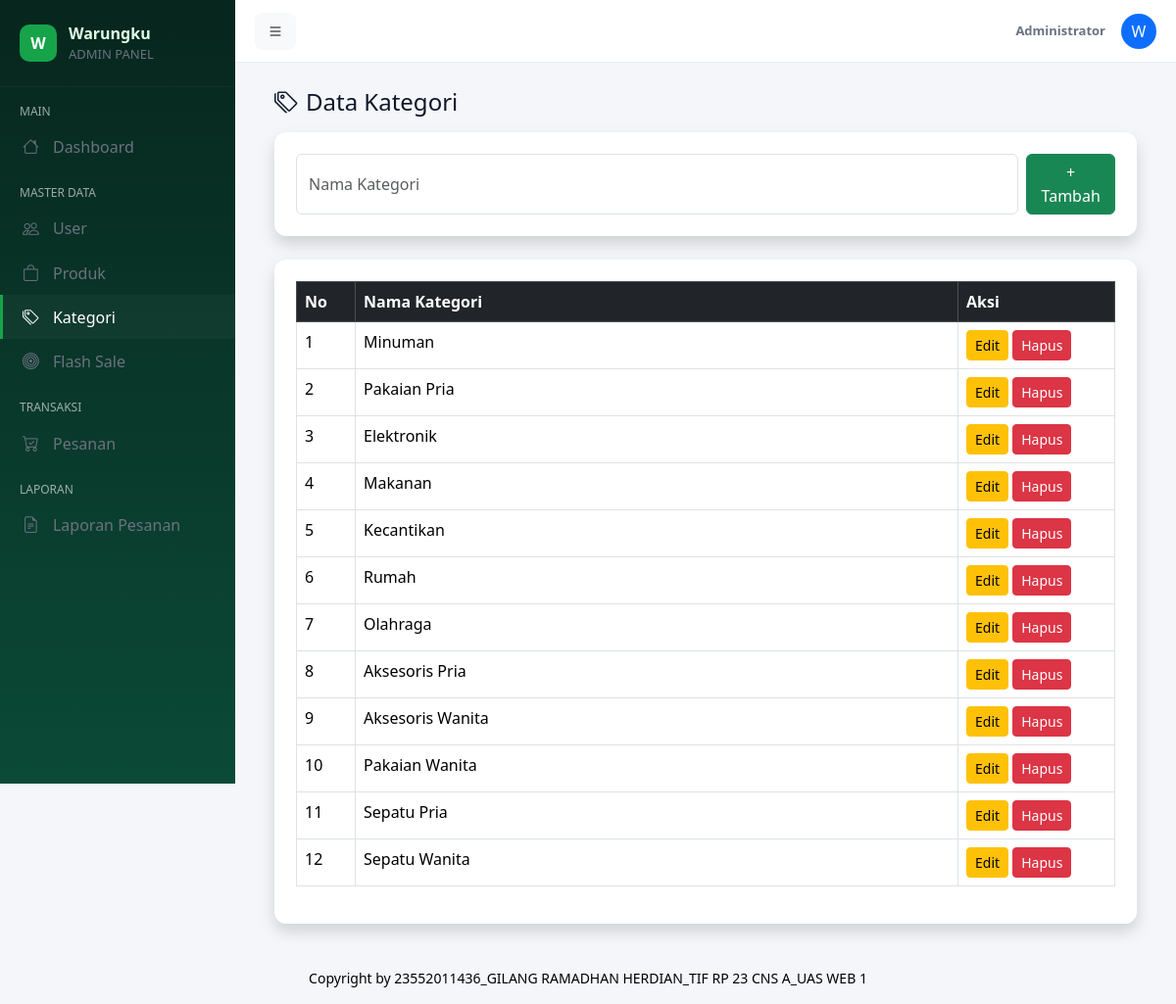
The app's page /admin/kategori.php (signed in) with its own data.
### tables this page shows
CREATE TABLE `kategori` (
  `id_kategori` int(11) NOT NULL,
  `nama_kategori` varchar(100) DEFAULT NULL
);

### admin/kategori.php (the view, shortened to what this page needs)
<?php
include "../config/database.php";
include "layout/header.php";
include "layout/sidebar.php";
$data = mysqli_query($conn,"SELECT * FROM kategori");
?>
<div class="container-fluid">
<h4 class="mb-3"><i class="bi bi-tags me-2"></i>Data Kategori</h4>
<div class="card shadow mb-4">
<div class="card-body">
<form method="POST" class="d-flex gap-2">
    <input name="nama" class="form-control" placeholder="Nama Kategori" required>
    <button name="simpan" class="btn btn-success">+ Tambah</button>
</form>
</div>
</div>
<div class="card shadow">
<div class="card-body">
<table class="table table-bordered table-hover">
<tr class="table-dark">
    <th width="60">No</th>
    <th>Nama Kategori</th>
    <th width="160">Aksi</th>
</tr>
<?php $no=1; while($k=mysqli_fetch_assoc($data)){ ?>
<tr>
    <td><?= $no++ ?></td>
    <td><?= $k['nama_kategori'] ?></td>
    <td>
        <button class="btn btn-warning btn-sm"
        data-bs-toggle="modal"
        data-bs-target="#edit<?= $k['id_kategori'] ?>">
        Edit
        </button>
        <a href="?hapus=<?= $k['id_kategori'] ?>"
        onclick="return confirm('Yakin hapus kategori ini?')"
        class="btn btn-danger btn-sm">
        Hapus
        </a>
    </td>
</tr>
<?php } ?>
</table>
</div>
</div>
</div>
<?php include "layout/footer.php"; ?>

### assets/css/admin.css (style rules this page uses)
:root { --accent:#16a34a; --accent-dark:#0b5d3d; --accent-light:#bbf7d0; --bg:#f4f6f9; --sidebar-bg-1:#07261d; --sidebar-bg-2:#0b4a37; --muted:#6b7280; }
body { background:var(--bg);font-family:'Segoe UI', 'Helvetica Neue', Arial, sans-serif;color:#0f172a }
.container-fluid { max-width:1200px }
.card { border-radius:12px }
.card { box-shadow:0 8px 24px rgba(2,6,23,0.06);border:none }
.card .card-body { padding:22px }

### records on screen
kategori: nama_kategori "Minuman"
kategori: nama_kategori "Pakaian Pria"
kategori: nama_kategori "Elektronik"
kategori: nama_kategori "Makanan"
kategori: nama_kategori "Kecantikan"
kategori: nama_kategori "Rumah"
kategori: nama_kategori "Olahraga"
kategori: nama_kategori "Aksesoris Pria"
kategori: nama_kategori "Aksesoris Wanita"
kategori: nama_kategori "Pakaian Wanita"
kategori: nama_kategori "Sepatu Pria"
kategori: nama_kategori "Sepatu Wanita"
